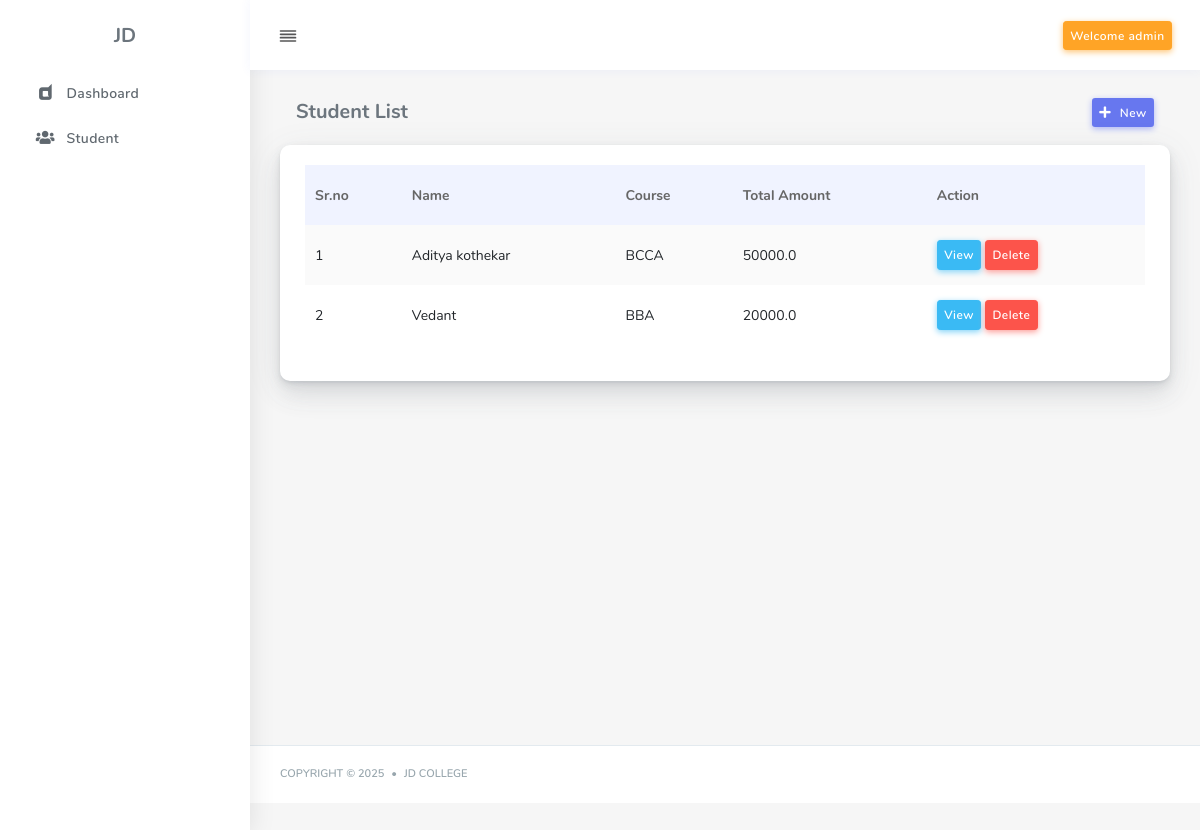
Page /admin_user/student_list/ (signed in) on the committed database.
### college_app/models.py (models this page shows)
class StudentMaster(models.Model):
    student_id = models.CharField(max_length=200, blank=True, null=True)
    student_name = models.CharField(max_length=200, blank=True, null=True)
    student_password = models.CharField(max_length=200, blank=True, null=True)
    dob = models.DateField(blank=True, null=True)
    gender = models.CharField(max_length=200, blank=True, null=True)
    nationality = models.CharField(max_length=200, blank=True, null=True)
    email = models.CharField(max_length=200, blank=True, null=True)
    mobile_no = models.CharField(max_length=200, blank=True, null=True)
    fk_course = models.ForeignKey(CourseMaster,  on_delete=models.CASCADE,  blank=True, null=True)
    payble_amount = models.FloatField(blank=True, null=True)
    created_dt = models.DateTimeField(null=True,blank=True, default=timezone.now)

class CourseMaster(models.Model):
    course_name = models.CharField(max_length=200, blank=True, null=True)
    course_fees = models.FloatField(blank=True, null=True)
    course_duration = models.CharField(max_length=200, blank=True, null=True)

### college_app/views.py (the view)
# urls.py: path('admin_user/student_list/', student_list),
def student_list(request):
    stu_obj = StudentMaster.objects.all().order_by('-id')
    render_string = render_to_string('r_t_s_htmls/r_t_s_students.html', {'stu_obj': stu_obj})
    context = {'string': render_string}
    return render(request, 'html/student_list.html', context)

### templates/r_t_s_htmls/r_t_s_students.html
<table class="table table-striped table-hover" id="save-stage" style="width:100%;">
    <thead>
        <tr>
            <th>Sr.no</th>
            <th>Name</th>
            <th>Course</th>
            <th>Total Amount</th>
            <th>Action</th>
        </tr>
    </thead>
    <tbody>
        {% for i in stu_obj %}
        <tr>
            <td>{{forloop.counter}}</td>
            <td>{{i.student_name}}</td>
            <td>{{i.fk_course.course_name}}</td>
            <td>{{i.payble_amount}}</td>
            <td>
                <a href="/student_details/{{i.id}}" class="btn text-white btn-sm btn-info" >View</a>
                <a href="" class="btn text-white btn-sm btn-danger" >Delete</a>
            </td>
        </tr>
        {% endfor %}
    </tbody>
</table>

### rows in the picture
StudentMaster: student_name "Aditya kothekar", fk_course.course_name "BCCA", payble_amount "50000.0"
StudentMaster: student_name "Vedant", fk_course.course_name "BBA", payble_amount "20000.0"

### other values in the picture
{{ request.session.user_type }} "admin"
